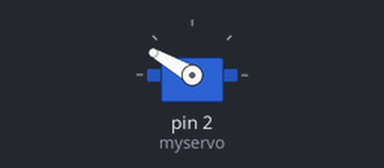
The sketch below on a simulated Arduino Uno, built with avr-gcc and run on an emulated ATmega328P. On the bench: servo.

Above: at 0.05 s.
At 1.5 s:
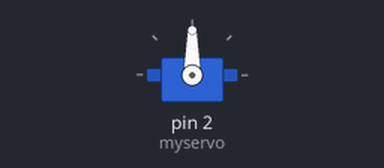
At 3.0 s:
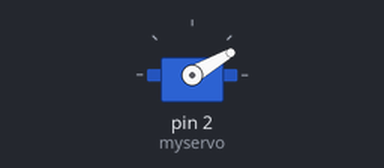
Timing chart, 0 to 6.9 s (numbered marks = the images above):
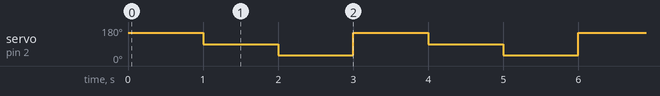

The sketch:

TestServobyBoreal.ino
```cpp
#include <Servo.h>

Servo myservo;

void setup()
{
  myservo.attach(2);
}

void loop()
{

  myservo.write(150);
  delay(1000);
  myservo.write(90);
  delay(1000);
  myservo.write(30);
  delay(1000);
}
```

Measured:
- by itself, servo on pin 2 (myservo): repeats every 3.0 s: 30° 1.0 s, 150° 1.0 s, 90° 1.0 s
